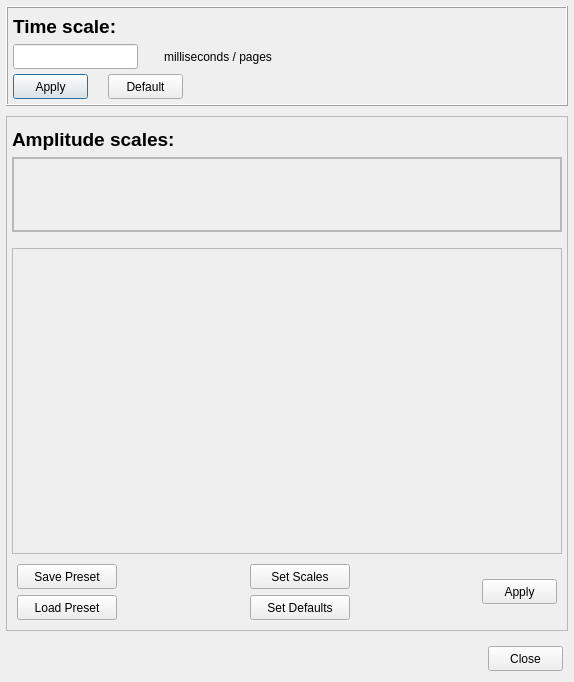
<?xml version="1.0" encoding="UTF-8"?>
<ui version="4.0">
 <class>ScaleWindow</class>
 <widget class="QDialog" name="ScaleWindow">
  <property name="geometry">
   <rect>
    <x>0</x>
    <y>0</y>
    <width>574</width>
    <height>682</height>
   </rect>
  </property>
  <property name="minimumSize">
   <size>
    <width>500</width>
    <height>500</height>
   </size>
  </property>
  <property name="maximumSize">
   <size>
    <width>16777215</width>
    <height>16777215</height>
   </size>
  </property>
  <property name="windowTitle">
   <string>Dialog</string>
  </property>
  <layout class="QVBoxLayout" name="verticalLayout">
   <property name="spacing">
    <number>10</number>
   </property>
   <property name="leftMargin">
    <number>6</number>
   </property>
   <property name="topMargin">
    <number>6</number>
   </property>
   <property name="rightMargin">
    <number>6</number>
   </property>
   <property name="bottomMargin">
    <number>6</number>
   </property>
   <item>
    <widget class="QFrame" name="timeFrame">
     <property name="minimumSize">
      <size>
       <width>0</width>
       <height>100</height>
      </size>
     </property>
     <property name="maximumSize">
      <size>
       <width>16777215</width>
       <height>100</height>
      </size>
     </property>
     <property name="frameShape">
      <enum>QFrame::Box</enum>
     </property>
     <property name="frameShadow">
      <enum>QFrame::Raised</enum>
     </property>
     <layout class="QVBoxLayout" name="verticalLayout_3">
      <property name="spacing">
       <number>5</number>
      </property>
      <property name="leftMargin">
       <number>5</number>
      </property>
      <property name="topMargin">
       <number>5</number>
      </property>
      <property name="rightMargin">
       <number>5</number>
      </property>
      <property name="bottomMargin">
       <number>5</number>
      </property>
      <item>
       <layout class="QHBoxLayout" name="timeLabelLayout">
        <property name="spacing">
         <number>6</number>
        </property>
        <item>
         <widget class="QLabel" name="label">
          <property name="font">
           <font>
            <pointsize>14</pointsize>
            <weight>75</weight>
            <bold>true</bold>
           </font>
          </property>
          <property name="text">
           <string>Time scale:</string>
          </property>
         </widget>
        </item>
       </layout>
      </item>
      <item>
       <layout class="QHBoxLayout" name="timeEditLayout">
        <item>
         <widget class="QLineEdit" name="timeScaleEdit">
          <property name="minimumSize">
           <size>
            <width>125</width>
            <height>25</height>
           </size>
          </property>
          <property name="maximumSize">
           <size>
            <width>125</width>
            <height>25</height>
           </size>
          </property>
          <property name="text">
           <string/>
          </property>
         </widget>
        </item>
        <item>
         <widget class="QLabel" name="label_2">
          <property name="minimumSize">
           <size>
            <width>150</width>
            <height>0</height>
           </size>
          </property>
          <property name="maximumSize">
           <size>
            <width>150</width>
            <height>16777215</height>
           </size>
          </property>
          <property name="text">
           <string>milliseconds / pages</string>
          </property>
          <property name="alignment">
           <set>Qt::AlignCenter</set>
          </property>
         </widget>
        </item>
        <item>
         <spacer name="horizontalSpacer">
          <property name="orientation">
           <enum>Qt::Horizontal</enum>
          </property>
          <property name="sizeHint" stdset="0">
           <size>
            <width>40</width>
            <height>20</height>
           </size>
          </property>
         </spacer>
        </item>
       </layout>
      </item>
      <item>
       <layout class="QHBoxLayout" name="timeButtonsLayout">
        <property name="spacing">
         <number>20</number>
        </property>
        <property name="leftMargin">
         <number>0</number>
        </property>
        <property name="topMargin">
         <number>0</number>
        </property>
        <property name="rightMargin">
         <number>0</number>
        </property>
        <property name="bottomMargin">
         <number>0</number>
        </property>
        <item>
         <widget class="QPushButton" name="applyTimeButton">
          <property name="minimumSize">
           <size>
            <width>75</width>
            <height>25</height>
           </size>
          </property>
          <property name="maximumSize">
           <size>
            <width>75</width>
            <height>25</height>
           </size>
          </property>
          <property name="text">
           <string>Apply</string>
          </property>
         </widget>
        </item>
        <item>
         <widget class="QPushButton" name="defaultTimeButton">
          <property name="minimumSize">
           <size>
            <width>75</width>
            <height>25</height>
           </size>
          </property>
          <property name="maximumSize">
           <size>
            <width>75</width>
            <height>25</height>
           </size>
          </property>
          <property name="text">
           <string>Default</string>
          </property>
         </widget>
        </item>
        <item>
         <spacer name="horizontalSpacer_3">
          <property name="orientation">
           <enum>Qt::Horizontal</enum>
          </property>
          <property name="sizeHint" stdset="0">
           <size>
            <width>40</width>
            <height>20</height>
           </size>
          </property>
         </spacer>
        </item>
       </layout>
      </item>
     </layout>
    </widget>
   </item>
   <item>
    <widget class="QFrame" name="amplitudeFrame">
     <property name="frameShape">
      <enum>QFrame::StyledPanel</enum>
     </property>
     <property name="frameShadow">
      <enum>QFrame::Raised</enum>
     </property>
     <layout class="QVBoxLayout" name="verticalLayout_2">
      <property name="spacing">
       <number>5</number>
      </property>
      <property name="leftMargin">
       <number>5</number>
      </property>
      <property name="topMargin">
       <number>5</number>
      </property>
      <property name="rightMargin">
       <number>5</number>
      </property>
      <property name="bottomMargin">
       <number>5</number>
      </property>
      <item>
       <layout class="QHBoxLayout" name="horizontalLayout">
        <property name="topMargin">
         <number>5</number>
        </property>
        <property name="bottomMargin">
         <number>5</number>
        </property>
        <item>
         <layout class="QVBoxLayout" name="verticalLayout_6">
          <property name="bottomMargin">
           <number>6</number>
          </property>
          <item>
           <widget class="QLabel" name="amplitudeLabelLayout">
            <property name="maximumSize">
             <size>
              <width>16777215</width>
              <height>25</height>
             </size>
            </property>
            <property name="font">
             <font>
              <pointsize>14</pointsize>
              <weight>75</weight>
              <bold>true</bold>
             </font>
            </property>
            <property name="text">
             <string>Amplitude scales:</string>
            </property>
           </widget>
          </item>
          <item>
           <widget class="QFrame" name="fileReferenceFrame">
            <property name="minimumSize">
             <size>
              <width>0</width>
              <height>75</height>
             </size>
            </property>
            <property name="maximumSize">
             <size>
              <width>16777215</width>
              <height>75</height>
             </size>
            </property>
            <property name="frameShape">
             <enum>QFrame::StyledPanel</enum>
            </property>
            <property name="frameShadow">
             <enum>QFrame::Raised</enum>
            </property>
            <layout class="QVBoxLayout" name="verticalLayout_8">
             <property name="leftMargin">
              <number>0</number>
             </property>
             <property name="topMargin">
              <number>0</number>
             </property>
             <property name="rightMargin">
              <number>0</number>
             </property>
             <property name="bottomMargin">
              <number>0</number>
             </property>
             <item>
              <widget class="QScrollArea" name="scrollArea">
               <property name="widgetResizable">
                <bool>true</bool>
               </property>
               <widget class="QWidget" name="scrollAreaWidgetContents">
                <property name="geometry">
                 <rect>
                  <x>0</x>
                  <y>0</y>
                  <width>542</width>
                  <height>71</height>
                 </rect>
                </property>
                <layout class="QVBoxLayout" name="verticalLayout_10">
                 <property name="leftMargin">
                  <number>0</number>
                 </property>
                 <property name="topMargin">
                  <number>0</number>
                 </property>
                 <property name="rightMargin">
                  <number>0</number>
                 </property>
                 <property name="bottomMargin">
                  <number>0</number>
                 </property>
                 <item>
                  <layout class="QVBoxLayout" name="fileReferenceLayout">
                   <property name="leftMargin">
                    <number>5</number>
                   </property>
                   <property name="topMargin">
                    <number>5</number>
                   </property>
                   <property name="rightMargin">
                    <number>5</number>
                   </property>
                   <property name="bottomMargin">
                    <number>5</number>
                   </property>
                  </layout>
                 </item>
                </layout>
               </widget>
              </widget>
             </item>
            </layout>
           </widget>
          </item>
         </layout>
        </item>
       </layout>
      </item>
      <item>
       <widget class="QScrollArea" name="scrollArea_2">
        <property name="widgetResizable">
         <bool>true</bool>
        </property>
        <widget class="QWidget" name="scrollAreaWidgetContents_3">
         <property name="geometry">
          <rect>
           <x>0</x>
           <y>0</y>
           <width>548</width>
           <height>210</height>
          </rect>
         </property>
         <layout class="QVBoxLayout" name="verticalLayout_7">
          <property name="spacing">
           <number>0</number>
          </property>
          <property name="leftMargin">
           <number>0</number>
          </property>
          <property name="topMargin">
           <number>0</number>
          </property>
          <property name="rightMargin">
           <number>0</number>
          </property>
          <property name="bottomMargin">
           <number>0</number>
          </property>
          <item>
           <layout class="QHBoxLayout" name="amplitudeScaleLayout"/>
          </item>
         </layout>
        </widget>
       </widget>
      </item>
      <item>
       <layout class="QHBoxLayout" name="amplitudeButtonsLayout">
        <property name="spacing">
         <number>5</number>
        </property>
        <property name="leftMargin">
         <number>5</number>
        </property>
        <property name="topMargin">
         <number>5</number>
        </property>
        <property name="rightMargin">
         <number>5</number>
        </property>
        <property name="bottomMargin">
         <number>5</number>
        </property>
        <item>
         <layout class="QVBoxLayout" name="verticalLayout_4">
          <property name="spacing">
           <number>6</number>
          </property>
          <property name="leftMargin">
           <number>0</number>
          </property>
          <property name="topMargin">
           <number>0</number>
          </property>
          <property name="rightMargin">
           <number>0</number>
          </property>
          <property name="bottomMargin">
           <number>0</number>
          </property>
          <item>
           <widget class="QPushButton" name="saveAmplitudeButton">
            <property name="minimumSize">
             <size>
              <width>100</width>
              <height>25</height>
             </size>
            </property>
            <property name="maximumSize">
             <size>
              <width>100</width>
              <height>25</height>
             </size>
            </property>
            <property name="text">
             <string>Save Preset</string>
            </property>
           </widget>
          </item>
          <item>
           <widget class="QPushButton" name="loadAmplitudeButton">
            <property name="minimumSize">
             <size>
              <width>100</width>
              <height>25</height>
             </size>
            </property>
            <property name="maximumSize">
             <size>
              <width>100</width>
              <height>16777215</height>
             </size>
            </property>
            <property name="text">
             <string>Load Preset</string>
            </property>
           </widget>
          </item>
         </layout>
        </item>
        <item>
         <spacer name="horizontalSpacer_2">
          <property name="orientation">
           <enum>Qt::Horizontal</enum>
          </property>
          <property name="sizeHint" stdset="0">
           <size>
            <width>40</width>
            <height>20</height>
           </size>
          </property>
         </spacer>
        </item>
        <item>
         <layout class="QVBoxLayout" name="verticalLayout_5">
          <property name="spacing">
           <number>6</number>
          </property>
          <property name="leftMargin">
           <number>0</number>
          </property>
          <property name="topMargin">
           <number>0</number>
          </property>
          <property name="rightMargin">
           <number>0</number>
          </property>
          <property name="bottomMargin">
           <number>0</number>
          </property>
          <item>
           <widget class="QPushButton" name="setScalesButton">
            <property name="minimumSize">
             <size>
              <width>100</width>
              <height>25</height>
             </size>
            </property>
            <property name="maximumSize">
             <size>
              <width>100</width>
              <height>25</height>
             </size>
            </property>
            <property name="text">
             <string>Set Scales</string>
            </property>
           </widget>
          </item>
          <item>
           <widget class="QPushButton" name="setDefaultsButton">
            <property name="minimumSize">
             <size>
              <width>100</width>
              <height>25</height>
             </size>
            </property>
            <property name="maximumSize">
             <size>
              <width>100</width>
              <height>25</height>
             </size>
            </property>
            <property name="text">
             <string>Set Defaults</string>
            </property>
           </widget>
          </item>
         </layout>
        </item>
        <item>
         <spacer name="horizontalSpacer_4">
          <property name="orientation">
           <enum>Qt::Horizontal</enum>
          </property>
          <property name="sizeHint" stdset="0">
           <size>
            <width>40</width>
            <height>20</height>
           </size>
          </property>
         </spacer>
        </item>
        <item>
         <widget class="QPushButton" name="applyAmplitudeButton">
          <property name="minimumSize">
           <size>
            <width>75</width>
            <height>25</height>
           </size>
          </property>
          <property name="maximumSize">
           <size>
            <width>75</width>
            <height>25</height>
           </size>
          </property>
          <property name="text">
           <string>Apply</string>
          </property>
         </widget>
        </item>
       </layout>
      </item>
     </layout>
    </widget>
   </item>
   <item>
    <layout class="QHBoxLayout" name="horizontalLayout_2">
     <property name="spacing">
      <number>5</number>
     </property>
     <property name="leftMargin">
      <number>5</number>
     </property>
     <property name="topMargin">
      <number>5</number>
     </property>
     <property name="rightMargin">
      <number>5</number>
     </property>
     <property name="bottomMargin">
      <number>5</number>
     </property>
     <item>
      <spacer name="horizontalSpacer_5">
       <property name="orientation">
        <enum>Qt::Horizontal</enum>
       </property>
       <property name="sizeHint" stdset="0">
        <size>
         <width>40</width>
         <height>20</height>
        </size>
       </property>
      </spacer>
     </item>
     <item>
      <widget class="QPushButton" name="closeButton">
       <property name="minimumSize">
        <size>
         <width>75</width>
         <height>25</height>
        </size>
       </property>
       <property name="maximumSize">
        <size>
         <width>75</width>
         <height>25</height>
        </size>
       </property>
       <property name="text">
        <string>Close</string>
       </property>
      </widget>
     </item>
    </layout>
   </item>
  </layout>
 </widget>
 <resources/>
 <connections/>
</ui>
